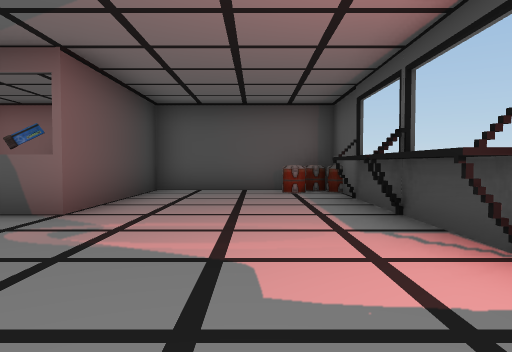
view 1 (above)

12 first-person views from a walk through a 3-D level made in the Unity game engine. The camera is 1.2 m above the floor, tilts 2° down and sees 70° across. The floor is counted in squares, 2 m on a side. Each view is taken from the middle of a square. On the plan, view 1 faces up. The plan holds only what a view shows up to about 10 squares ahead; the rest is blank. The place goes on beyond the plan. The player is left out. Door leaves are left out, so doorways stand open. Some surface patterns are stand-ins.

view 2
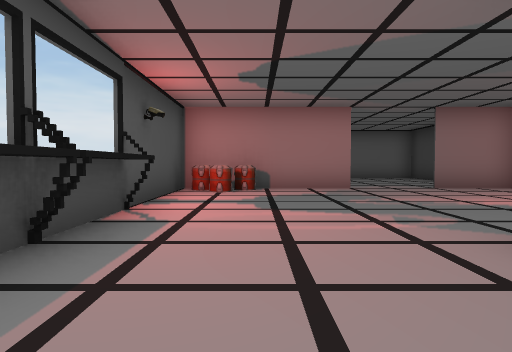

view 3
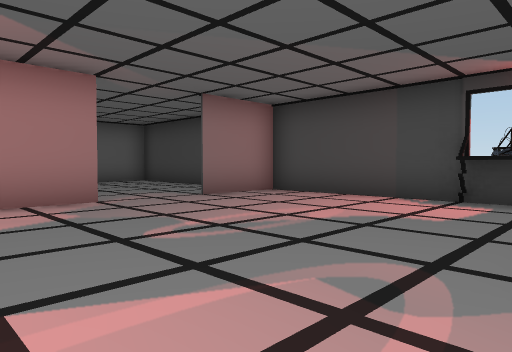

view 4
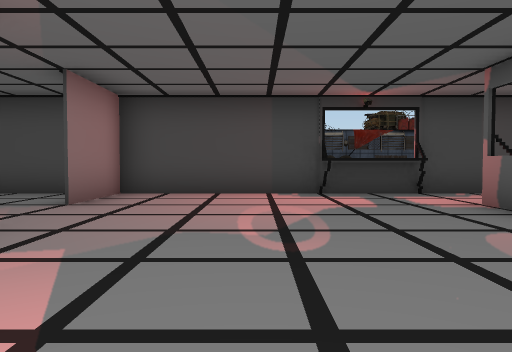

view 5
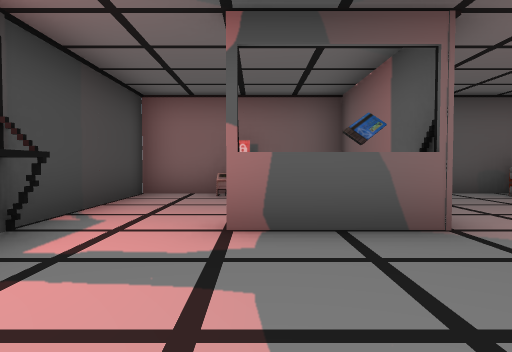

view 6
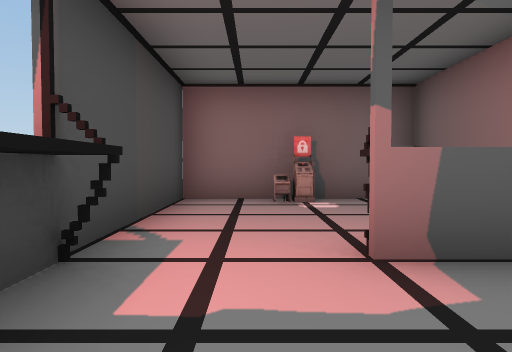

view 7
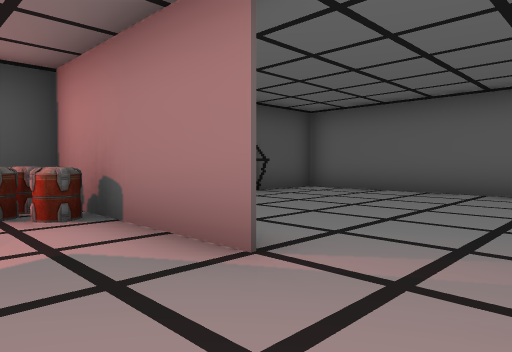

view 8
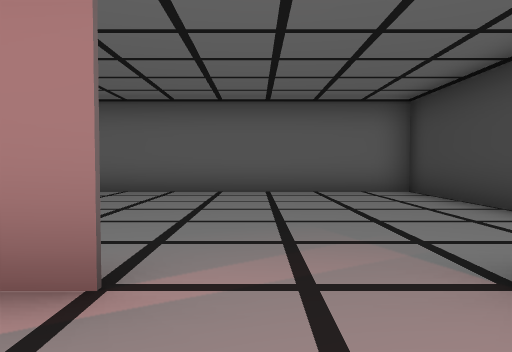

view 9
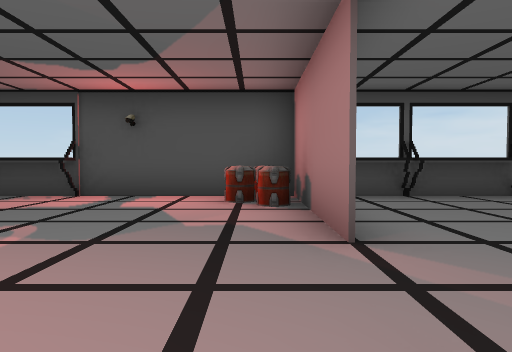

view 10
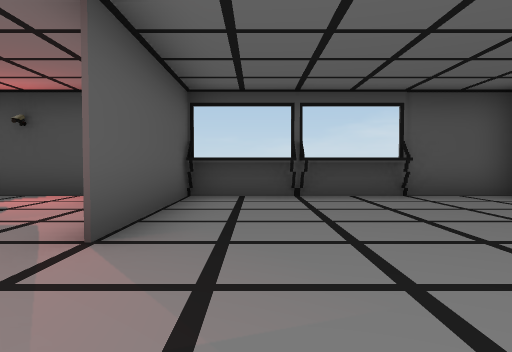

view 11
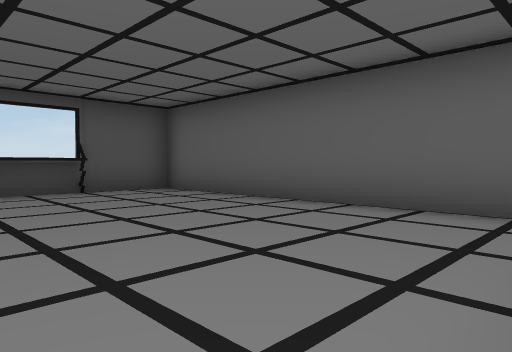

view 12
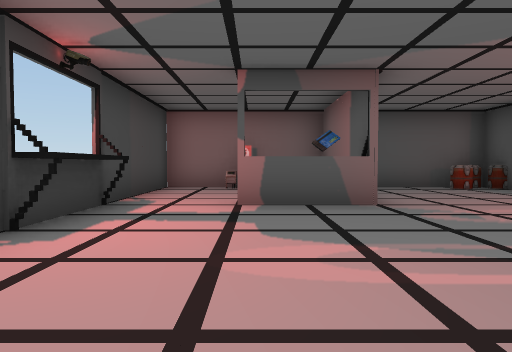

### Floor plan
Key: @ floor where view 1 was taken; # wall or solid block; . floor; D open door; ^ raised ledge; O other object.
Columns run from 7 left of view 1 to 2 right of it. Each row starts with its distance up from view 1.
  9 ########
  8 #..O.#..OO
  7 #....#...#
  6 #... #...#
  5 #... #...^
  4  ^.#^#...^
  3  ^.......^
  2 #........#
  1 #........#
  0 #......@.#
 -1 #......OO#
 -2 ###DD###.#
 -3 #........^
 -4 #........^
 -5 #........^
 -6 #........#
 -7 #........#
 -8 ##########

Positions as (right, up) in squares from view 1, and headings:
1: (0, 0), facing up
2: (0, 7), facing down
3: (0, 4), facing down-left
4: (1, 1), facing left
5: (-4, 1), facing up
6: (-5, 2), facing up
7: (-4, 0), facing down-right
8: (-3, 0), facing down
9: (-5, -1), facing right
10: (-5, -3), facing right
11: (-6, -3), facing down-right
12: (-4, -1), facing up
